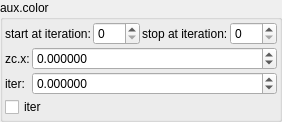
    <widget class="QGroupBox" name="groupBox_2">
     <property name="title">
      <string>aux.color</string>
     </property>
     <layout class="QVBoxLayout" name="verticalLayout_4" stretch="0,0,0">
      <property name="spacing">
       <number>2</number>
      </property>
      <property name="leftMargin">
       <number>2</number>
      </property>
      <property name="topMargin">
       <number>2</number>
      </property>
      <property name="rightMargin">
       <number>2</number>
      </property>
      <property name="bottomMargin">
       <number>2</number>
      </property>
      <item>
       <layout class="QHBoxLayout" name="horizontalLayout_14" stretch="0,1,0,1">
        <item>
         <widget class="QLabel" name="label_99">
          <property name="text">
           <string>start at iteration:</string>
          </property>
         </widget>
        </item>
        <item>
         <widget class="MySpinBox" name="spinboxInt_fold_color_start_iterations_A">
          <property name="sizePolicy">
           <sizepolicy hsizetype="Minimum" vsizetype="Maximum">
            <horstretch>0</horstretch>
            <verstretch>0</verstretch>
           </sizepolicy>
          </property>
          <property name="minimum">
           <number>0</number>
          </property>
          <property name="maximum">
           <number>999</number>
          </property>
          <property name="value">
           <number>0</number>
          </property>
         </widget>
        </item>
        <item>
         <widget class="QLabel" name="label_71">
          <property name="text">
           <string>stop at iteration:</string>
          </property>
         </widget>
        </item>
        <item>
         <widget class="MySpinBox" name="spinboxInt_fold_color_stop_iterations_A">
          <property name="sizePolicy">
           <sizepolicy hsizetype="Preferred" vsizetype="Maximum">
            <horstretch>0</horstretch>
            <verstretch>0</verstretch>
           </sizepolicy>
          </property>
          <property name="maximum">
           <number>999</number>
          </property>
         </widget>
        </item>
       </layout>
      </item>
      <item>
       <layout class="QGridLayout" name="gridLayout_16" columnstretch="0,1">
        <property name="spacing">
         <number>2</number>
        </property>
        <item row="0" column="0">
         <widget class="QLabel" name="label_134">
          <property name="text">
           <string notr="true">zc.x:</string>
          </property>
         </widget>
        </item>
        <item row="1" column="1">
         <widget class="MyDoubleSpinBox" name="spinbox4_fold_color_difs_0000_y">
          <property name="sizePolicy">
           <sizepolicy hsizetype="Minimum" vsizetype="Maximum">
            <horstretch>0</horstretch>
            <verstretch>0</verstretch>
           </sizepolicy>
          </property>
          <property name="prefix">
           <string/>
          </property>
          <property name="suffix">
           <string/>
          </property>
          <property name="decimals">
           <number>6</number>
          </property>
          <property name="minimum">
           <double>-99.999899999999997</double>
          </property>
          <property name="maximum">
           <double>99.999899999999997</double>
          </property>
          <property name="singleStep">
           <double>0.100000000000000</double>
          </property>
         </widget>
        </item>
        <item row="1" column="0">
         <widget class="QLabel" name="label_135">
          <property name="text">
           <string notr="true">iter:</string>
          </property>
         </widget>
        </item>
        <item row="0" column="1">
         <widget class="MyDoubleSpinBox" name="spinbox4_fold_color_difs_0000_x">
          <property name="sizePolicy">
           <sizepolicy hsizetype="Minimum" vsizetype="Maximum">
            <horstretch>0</horstretch>
            <verstretch>0</verstretch>
           </sizepolicy>
          </property>
          <property name="prefix">
           <string/>
          </property>
          <property name="suffix">
           <string/>
          </property>
          <property name="decimals">
           <number>6</number>
          </property>
          <property name="minimum">
           <double>-99.999899999999997</double>
          </property>
          <property name="maximum">
           <double>99.999899999999997</double>
          </property>
          <property name="singleStep">
           <double>0.100000000000000</double>
          </property>
         </widget>
        </item>
       </layout>
      </item>
      <item>
       <widget class="MyCheckBox" name="checkBox_fold_color_aux_color_enabledA_false">
        <property name="text">
         <string notr="true">iter</string>
        </property>
       </widget>
      </item>
     </layout>
    </widget>
